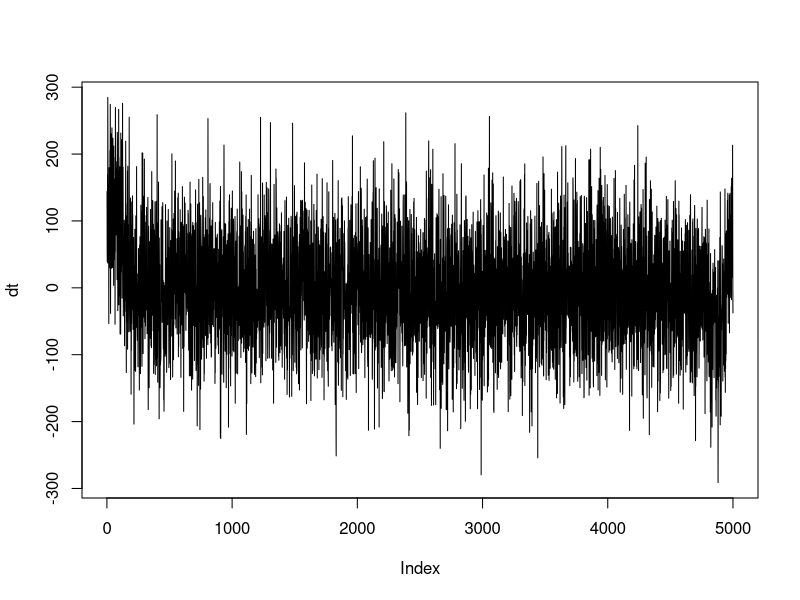
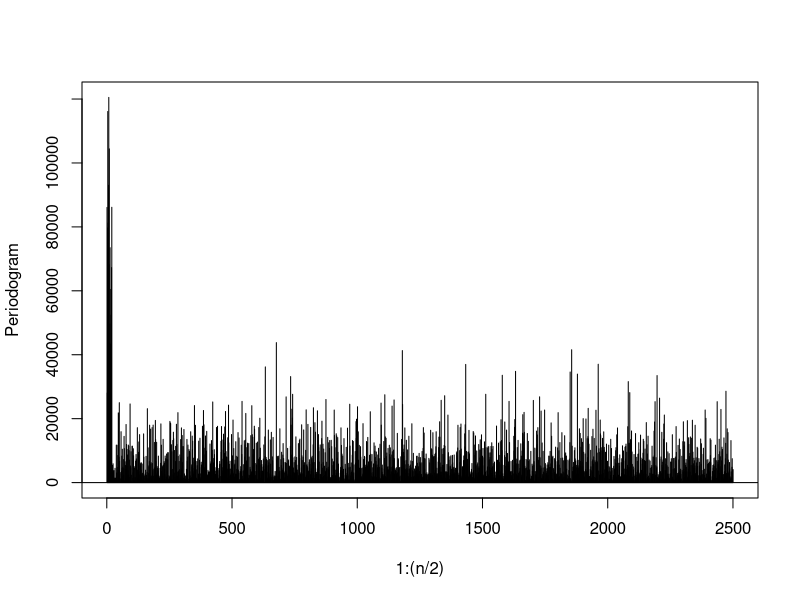
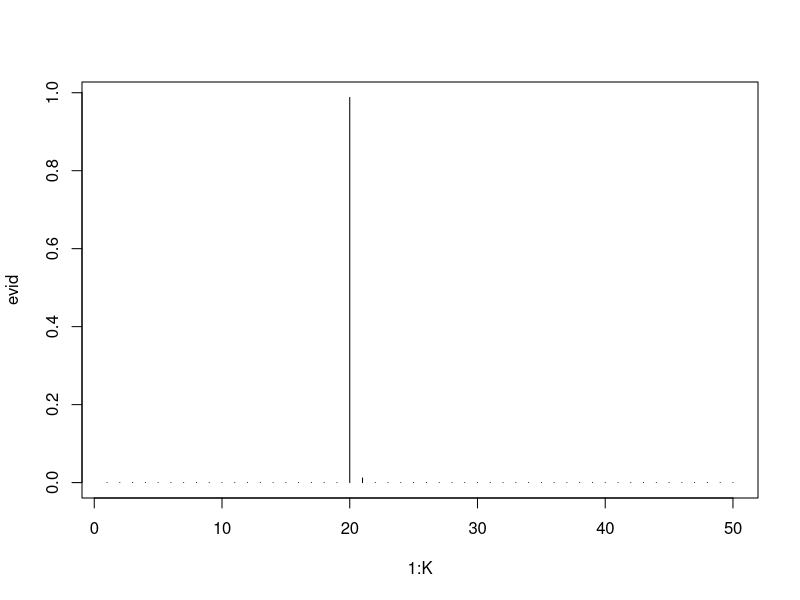
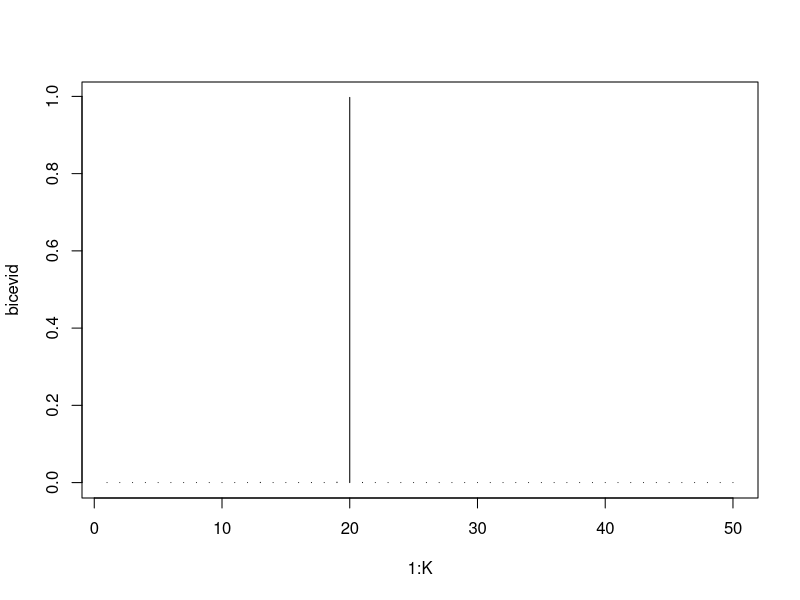
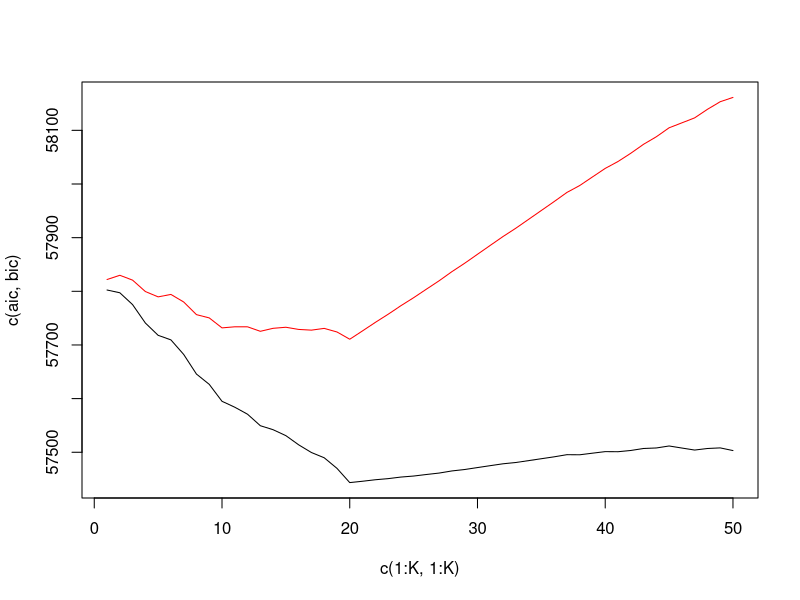
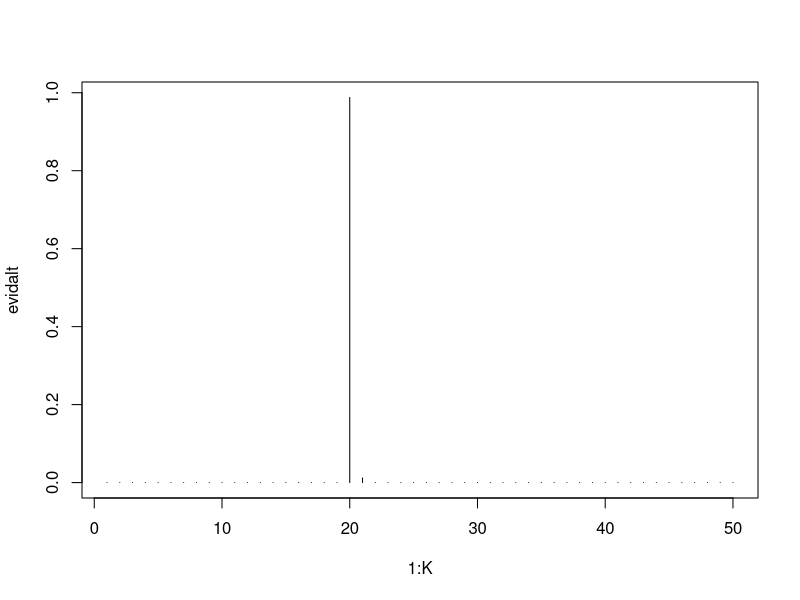
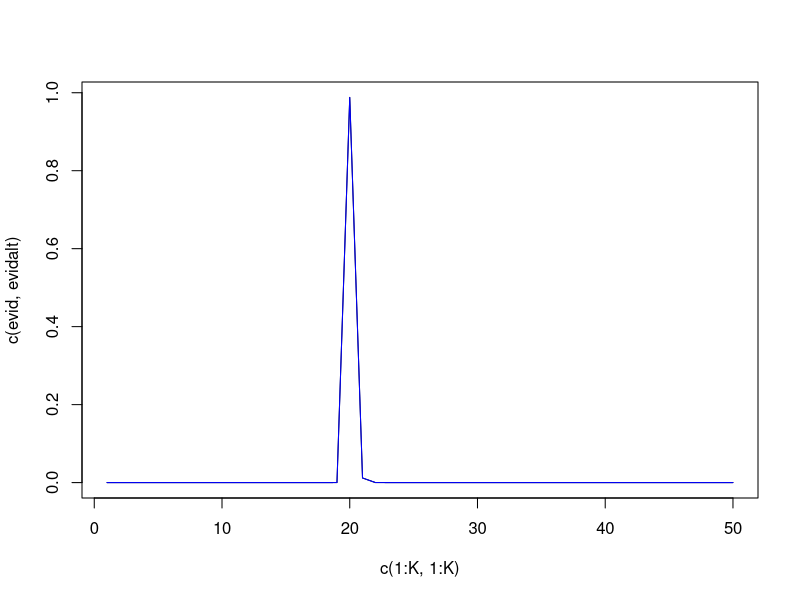
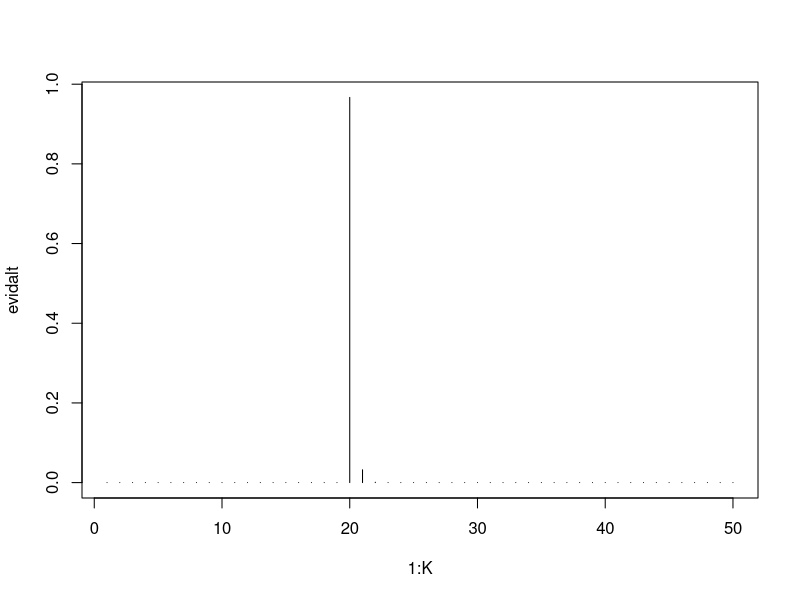

Here is the R script that generated these plots, in order:
#Simulated Data for Illustrating Model Selection
#The problem involves figuring out the right order k for fitting k sinusoids (at frequencies 1/n,...,k/n) to the observed time series
#Generating the data:
n = 5000
ktrue = 20
sigtrue = 75
betatrue = c(0, rep(5, ktrue), rep(5, ktrue))
tme = 1:n
dt = rep(-1, n)
Xtrue = matrix(1, n, 1+(2*ktrue))
for(j in 1:ktrue)
{
    Xtrue[,(2*j)] = cos(2*pi*(j/n)*tme)
    Xtrue[,((2*j)+1)] = sin(2*pi*(j/n)*tme)
}
dt = Xtrue %*% betatrue + sigtrue*rnorm(n)
plot(dt, type = "l")

#Periodogram
plot(1:(n/2), abs(fft(dt)[2:((n/2)+1)])^2/n, type = "h", ylab = "Periodogram")
abline(h = 0)
#Note that the periodogram ordinates for the initial frequencies are quite high. 

#Let us calculate the Evidences for each model (for k = 1,...,50) using the formula from the class
#The prior here is Unif(-C, C) for each of the parameters
#The key quantity is C and the answer crucially depends on C
K = 50
C = 25  #play around with various values of C and convince yourself that the answers change quite a bit depending on the specific value of C
logevid = rep(-1, K)
Xin = matrix(1, n, 1)
for(kin in 1:K)
{
    Xin = cbind(Xin, cos(2*pi*(kin/n)*tme), sin(2*pi*(kin/n)*tme))
    mod = lm(dt ~ -1 + Xin)
    p = ncol(Xin)
    log.value = ((p - n)/2)*(log(sum(mod$residuals^2))) - (0.5*(determinant(t(Xin) %*% Xin, logarithm = T)$modulus)) + ((p/2)*(log(pi))) + lgamma((n-p)/2)
    log.value = log.value - p*(log(2*C))
    logevid[kin] = log.value
}
logevid = logevid - max(logevid)
evid = exp(logevid)
evid = evid/(sum(evid))
plot(1:K, evid, type = "h")
which.max(evid)
evid[which.max(evid)]

#Another way of doing model selection is via the standard criteria AIC and BIC
#BIC and AIC Calculation (using formulae given in Lecture 10)
bic = rep(-9999, K)
aic = rep(-9999, K)
biclogevid = rep(-9999, K)
Xin = matrix(1, n, 1)
for(kin in 1:K)
{
    Xin = cbind(Xin, cos(2*pi*(kin/n)*tme), sin(2*pi*(kin/n)*tme))
    mod = lm(dt ~ -1 + Xin)
    p = ncol(Xin)
    sse = sum(mod$residuals^2) #this is also known as the residual sum of squares
    bic[kin] = n + n*log(2*pi*sse/n) + p*(log(n))
    aic[kin] = n + n*log(2*pi*sse/n) + p*(2)
    biclogevid[kin] = (-0.5)*bic[kin]
}
biclogevid = biclogevid - max(biclogevid)
bicevid = exp(biclogevid)
bicevid = bicevid/(sum(bicevid))
plot(1:K, bicevid, type = "h")
which.max(bicevid)
bicevid[which.max(bicevid)]

which.min(aic)
plot(c(1:K, 1:K), c(aic, bic), type = "n")
points(1:K, aic, type = "l")
points(1:K, bic, type = "l", col = "red")
#Generally aic gives a slightly larger model compared to the bic


#We can calculate the Evidence using a slightly different formula (where some of the p's are changed to (p-1)). This formula was given in class. The result of this calculation will generally be almost the same as the previous formula. This formula depends on the prior only through the prior density at the MLE.  
K = 50
C = 25
logevidalt = rep(-1, K)
Xin = matrix(1, n, 1)
for(kin in 1:K)
{
    Xin = cbind(Xin, cos(2*pi*(kin/n)*tme), sin(2*pi*(kin/n)*tme))
    mod = lm(dt ~ -1 + Xin)
    p = ncol(Xin)
    log.value = ((p - 1 - n)/2)*(log(sum(mod$residuals^2))) - (0.5*(determinant(t(Xin) %*% Xin, logarithm = T)$modulus)) + ((p/2)*(log(pi))) + lgamma((n-p-1)/2)
    log.value = log.value - p*(log(2*C))
    logevidalt[kin] = log.value
}
logevidalt = logevidalt - max(logevidalt)
evidalt = exp(logevidalt)
evidalt = evidalt/(sum(evidalt))
plot(1:K, evidalt, type = "h")
which.max(evidalt)
evidalt[which.max(evidalt)]

plot(c(1:K, 1:K), c(evid, evidalt), type = "n")
points(1:K, evid, type = "l")
points(1:K, evidalt, type = "l", col = "blue")
cbind(evid, evidalt) #The two formulae for the Evidences give almost the same answers. 

#The most important question now is: How to choose C? 
#The alternative evidence formula depends on the prior only through the value of the prior density at the MLE. 
#Since the value of the density of Unif(-C, C) is the same as that of the density Unif(a - C, a + C) for any number a,
#we can think of the prior density of beta_j as being Unif(betahat_j - C, betahat_j + C) 
#where betahat is the least squares estimate in the model. 
#Now the rule of thumb for choosing C is as follows: 
#it should be large enough to cover the region of concentration of the likelihood. 
#It should not be too large compared to the region of concentration of the likelihood 
#(otherwise, we will be paying attention to irrelevant values of the parameters). 
#To illustrate this in the current example, consider, say, the model with k = K = 50 sinusoids that we fitted above:
summary(mod)
#The standard errors of the beta parameters in this fitted model are about 1.5. 
#This means that the likelihood will be very small beyond the range betahat + [-C, C]^p 
#when C is a small constant (such as 10) multiple of 1.5. 
#A reasonable choice of C is therefore 15. 
#One can check that for a fairly large set of values of C near 15, 
#the evidence for the true model (k = 20) remains quite high. 
K = 50
C = 15
logevidalt = rep(-1, K)
Xin = matrix(1, n, 1)
for(kin in 1:K)
{
    Xin = cbind(Xin, cos(2*pi*(kin/n)*tme), sin(2*pi*(kin/n)*tme))
    mod = lm(dt ~ -1 + Xin)
    p = ncol(Xin)
    log.value = ((p - 1 - n)/2)*(log(sum(mod$residuals^2))) - (0.5*(determinant(t(Xin) %*% Xin, logarithm = T)$modulus)) + ((p/2)*(log(pi))) + lgamma((n-p-1)/2)
    log.value = log.value - p*(log(2*C))
    logevidalt[kin] = log.value
}
logevidalt = logevidalt - max(logevidalt)
evidalt = exp(logevidalt)
evidalt = evidalt/(sum(evidalt))
plot(1:K, evidalt, type = "h")
which.max(evidalt)
evidalt[which.max(evidalt)]
#If one bumps up C to be much larger than 15, then the evidence will be high for smaller models; such choices of C are not ideal as they focus on irrelevant regions of the parameter space. On the other hand, if C is much smaller than 15, then larger models will be preferred but this is less of an issue as small C will not be used as it indicates quite an informative prior. 

#Let us now look at a real dataset:
#US Accidental Deaths:
dt = USAccDeaths
n = length(dt)
tme = 1:n
plot(tme, dt, type = "l")
#This is a monthly dataset with a seasonal pattern. To model it, we can use sinusoids with a period of d=12: cos(2*pi*(j/d)*t) and sin(2*pi*(j/d)*t) for j = 1, 2, 3 etc. Before trying this however, let us first fit sinusoids at Fourier frequencies j/n for j = 1, 2, etc. Note that here n = 72 and j = 6 corresponds to j/n = 1/d

#To figure out a suitable value of C, let us first fit one of the candidate models 
#and look at the standard errors of the coefficients:
mod = lm(dt ~ cos(2*pi*(1/n)*tme) + sin(2*pi*(1/n)*tme) + cos(2*pi*(2/n)*tme) + sin(2*pi*(2/n)*tme) + cos(2*pi*(6/n)*tme) + sin(2*pi*(6/n)*tme))
summary(mod)
#the standard errors are around 100. A reasonable value of C is thus: 
C = 600
K = 20
logevidalt = rep(-1, K)
Xin = matrix(1, n, 1)
for(kin in 1:K)
{
    Xin = cbind(Xin, cos(2*pi*(kin/n)*tme), sin(2*pi*(kin/n)*tme))
    mod = lm(dt ~ -1 + Xin)
    p = ncol(Xin)
    log.value = ((p - 1 - n)/2)*(log(sum(mod$residuals^2))) - (0.5*(determinant(t(Xin) %*% Xin, logarithm = T)$modulus)) + ((p/2)*(log(pi))) + lgamma((n-p-1)/2)
    log.value = log.value - p*(log(2*C))
    logevidalt[kin] = log.value
}
logevidalt = logevidalt - max(logevidalt)
evidalt = exp(logevidalt)
evidalt = evidalt/(sum(evidalt))
plot(1:K, evidalt, type = "h")
which.max(evidalt)
evidalt[which.max(evidalt)] #the best model is the model with k = 6.  

#BIC and AIC Calculation
bic = rep(-9999, K)
aic = rep(-9999, K)
biclogevid = rep(-9999, K)
Xin = matrix(1, n, 1)
for(kin in 1:K)
{
    Xin = cbind(Xin, cos(2*pi*(kin/n)*tme), sin(2*pi*(kin/n)*tme))
    mod = lm(dt ~ -1 + Xin)
    p = ncol(Xin)
    sse = sum(mod$residuals^2)
    bic[kin] = n + n*log(2*pi*sse/n) + p*(log(n))
    aic[kin] = n + n*log(2*pi*sse/n) + p*(2)
    biclogevid[kin] = (-0.5)*bic[kin]
}
biclogevid = biclogevid - max(biclogevid)
bicevid = exp(biclogevid)
bicevid = bicevid/(sum(bicevid))
plot(1:K, bicevid, type = "h")
which.max(bicevid)
bicevid[which.max(bicevid)]

which.min(aic)
plot(c(1:K, 1:K), c(aic, bic), type = "n")
points(1:K, aic, type = "l")
points(1:K, bic, type = "l", col = "red")

#Now instead of looking at all Fourier frequencies 1/n, 2/n,.., k/n, let us just consider models with sinusoidal components at frequencies 1/d, 2/d,.., k/d where d = 12. We shall consider up to k = 5 (note that, at k = 6, the sin function will be zero).  
K = 5
C = 1000
logevidalt = rep(-1, K)
rse = rep(-1, K) #this has the residual standard errors
betamin = rep(-1, K)
betamax = rep(-1, K)
betahatmat = matrix(-99999, K, 2+((2*K) + 1))
Xin = matrix(1, n, 1)
d = 12
for(kin in 1:K)
{
    Xin = cbind(Xin, cos(2*pi*(kin/d)*tme), sin(2*pi*(kin/d)*tme))
    mod = lm(dt ~ -1 + Xin)
    p = ncol(Xin)
    rse[kin] = sqrt((sum(mod$residuals^2))/(n-p))
    betamin[kin] = min(mod$coefficients)
    betamax[kin] = max(mod$coefficients)
    betahatmat[kin, 1:p] = mod$coefficients
    log.value = ((p - 1 - n)/2)*(log(sum(mod$residuals^2))) - (0.5*(determinant(t(Xin) %*% Xin, logarithm = T)$modulus)) + ((p/2)*(log(pi))) + lgamma((n-p-1)/2)
    log.value = log.value - p*(log(2*C))
    logevidalt[kin] = log.value
}
logevidalt = logevidalt - max(logevidalt)
evidalt = exp(logevidalt)
evidalt = evidalt/(sum(evidalt))
plot(1:K, evidalt, type = "h")
which.max(evidalt)
evidalt[which.max(evidalt)]
evidalt #depending on the value of C (try C = 500 and C = 1000), the evidence prefers model 3 or model 2.
#Let us see what BIC and AIC give us here
#BIC and AIC Calculation
K = 5
d = 12
bic = rep(-9999, K)
aic = rep(-9999, K)
biclogevid = rep(-9999, K)
Xin = matrix(1, n, 1)
for(kin in 1:K)
{
    Xin = cbind(Xin, cos(2*pi*(kin/d)*tme), sin(2*pi*(kin/d)*tme))
    mod = lm(dt ~ -1 + Xin)
    p = ncol(Xin)
    sse = sum(mod$residuals^2)
    bic[kin] = n + n*log(2*pi*sse/n) + p*(log(n))
    aic[kin] = n + n*log(2*pi*sse/n) + p*(2)
}
cbind(aic, bic)
which.min(bic)
which.min(aic)

#Another real dataset
#Linear/quadratic plus seasonal trend : Google Trends (monthly data) for the query "Amazon" (we used this dataset previously in Lecture 3)
amazon.raw = read.delim("amazontrends25Aug2022.csv")
#the useful data is between row 2 and row 225
amazon.use = amazon.raw[2:225,1]
len = length(amazon.use)
amazon = rep(0, len)
for(i in 1:len)
{
  amazon[i] = as.numeric(unlist(strsplit(as.character(amazon.use[i]), ","))[2])
}
amazon.ts = ts(amazon, start = c(2004, 1), end = c(2022, 8), frequency = 12)
plot(amazon, type = "l", ylab = "Amazon Search Popularity", xlab = "Month", main = "Google Trends Data for Amazon") #this dataset shows both trend and seasonality.

#We looked at four models for this dataset previously (see code for Lecture 3)
t = 1: length(amazon.ts)
f1 = 1
d = 12
v1 = cos(2*pi*f1*t/d)
v2 = sin(2*pi*f1*t/d)
lin.model = lm(amazon.ts ~ 1 + t + v1 + v2)
plot(c(t, t), c(amazon.ts, lin.model$fitted), type = "n", xlab = "Time (months)", ylab = "Trend Popularity", main = "Google trends for query Amazon")
points(t, amazon.ts, type = "l", xlab = "Time (months)", ylab = "Trend Popularity", main = "Google trends for query Amazon")
points(t, lin.model$fitted, type = "l", col = "red")
summary(lin.model)

t = 1: length(amazon.ts)
f1 = 1
f2 = 2
d = 12
v1 = cos(2*pi*f1*t/d)
v2 = sin(2*pi*f1*t/d)
v3 = cos(2*pi*f2*t/d)
v4 = sin(2*pi*f2*t/d)
lin.model = lm(amazon.ts ~ 1 + t + v1 + v2 + v3 + v4)
plot(c(t, t), c(amazon.ts, lin.model$fitted), type = "n", xlab = "Time (months)", ylab = "Trend Popularity", main = "Google trends for query Amazon")
points(t, amazon.ts, type = "l", xlab = "Time (months)", ylab = "Trend Popularity", main = "Google trends for query Amazon")
points(t, lin.model$fitted, type = "l", col = "red")
summary(lin.model)

#quadratic plus seasonal
t = 1: length(amazon.ts)
f1 = 1
f2 = 2
d = 12
v1 = cos(2*pi*f1*t/d)
v2 = sin(2*pi*f1*t/d)
v3 = cos(2*pi*f2*t/d)
v4 = sin(2*pi*f2*t/d)
lin.model = lm(amazon.ts ~ 1 + t + I(t^2) + v1 + v2 + v3 + v4)
plot(c(t, t), c(amazon.ts, lin.model$fitted), type = "n", xlab = "Time (months)", ylab = "Trend Popularity", main = "Google trends for query Amazon")
points(t, amazon.ts, type = "l", xlab = "Time (months)", ylab = "Trend Popularity", main = "Google trends for query Amazon")
points(t, lin.model$fitted, type = "l", col = "red")
summary(lin.model)

#quadratic plus seasonal
t = 1: length(amazon.ts)
f1 = 1
f2 = 2
f3 = 3
d = 12
v1 = cos(2*pi*f1*t/d)
v2 = sin(2*pi*f1*t/d)
v3 = cos(2*pi*f2*t/d)
v4 = sin(2*pi*f2*t/d)
v5 = cos(2*pi*f3*t/d)
v6 = sin(2*pi*f3*t/d)
lin.model = lm(amazon.ts ~ 1 + t + I(t^2) + v1 + v2 + v3 + v4 + v5 + v6)
plot(c(t, t), c(amazon.ts, lin.model$fitted), type = "n", xlab = "Time (months)", ylab = "Trend Popularity", main = "Google trends for query Amazon")
points(t, amazon.ts, type = "l", xlab = "Time (months)", ylab = "Trend Popularity", main = "Google trends for query Amazon")
points(t, lin.model$fitted, type = "l", col = "red")
summary(lin.model)

#Model Selection among the four models: 
#Model One:
n = length(amazon)
dt = amazon
tme = 1:n
X1 = matrix(1, n, 1)
X1 = cbind(X1, tme)
f1 = 1
d = 12
X1 = cbind(X1, cos(2*pi*f1*tme/d), sin(2*pi*f1*tme/d))
#Evidence for Model One:
mod1 = lm(dt ~ -1 + X1)
summary(mod1)
C1 = 10
p = ncol(X1)
log.value = ((p - 1 - n)/2)*(log(sum(mod1$residuals^2))) - (0.5*(determinant(t(X1) %*% X1, logarithm = T)$modulus)) + ((p/2)*(log(pi))) + lgamma((n-p-1)/2)
logev1 = log.value - p*(log(2*C1))
sse1 = sum(mod1$residuals^2)
bic1 = n + n*log(2*pi*sse1/n) + p*(log(n))
aic1 = n + n*log(2*pi*sse1/n) + p*(2)

#Model Two:
f2 = 2
X2 = cbind(X1, cos(2*pi*f2*tme/d), sin(2*pi*f2*tme/d))
#Evidence for Model One:
mod2 = lm(dt ~ -1 + X2)
summary(mod2)
C2 = 10
p = ncol(X2)
log.value = ((p - 1 - n)/2)*(log(sum(mod2$residuals^2))) - (0.5*(determinant(t(X2) %*% X2, logarithm = T)$modulus)) + ((p/2)*(log(pi))) + lgamma((n-p-1)/2)
logev2 = log.value - p*(log(2*C2))
sse2 = sum(mod2$residuals^2)
bic2 = n + n*log(2*pi*sse2/n) + p*(log(n))
aic2 = n + n*log(2*pi*sse2/n) + p*(2)


#Model Three: quadratic trend plus two seasonal terms:
X3 = cbind(X2, tme^2)
#Evidence for Model One:
mod3 = lm(dt ~ -1 + X3)
summary(mod3)
C3 = 10
p = ncol(X3)
log.value = ((p - 1 - n)/2)*(log(sum(mod3$residuals^2))) - (0.5*(determinant(t(X3) %*% X3, logarithm = T)$modulus)) + ((p/2)*(log(pi))) + lgamma((n-p-1)/2)
logev3 = log.value - p*(log(2*C3))
sse3 = sum(mod3$residuals^2)
bic3 = n + n*log(2*pi*sse3/n) + p*(log(n))
aic3 = n + n*log(2*pi*sse3/n) + p*(2)


#Model Four: quadratic trend plus four seasonal terms:
f3 = 3
X4 = cbind(X3, cos(2*pi*f3*tme/d), sin(2*pi*f3*tme/d))
mod4 = lm(dt ~ -1 + X4)
summary(mod4)
C4 = 10
p = ncol(X4)
log.value = ((p - 1 - n)/2)*(log(sum(mod4$residuals^2))) - (0.5*(determinant(t(X4) %*% X4, logarithm = T)$modulus)) + ((p/2)*(log(pi))) + lgamma((n-p-1)/2)
logev4 = log.value - p*(log(2*C4))
sse4 = sum(mod4$residuals^2)
bic4 = n + n*log(2*pi*sse4/n) + p*(log(n))
aic4 = n + n*log(2*pi*sse4/n) + p*(2)

logevec = c(logev1, logev2, logev3, logev4)
logevec = logevec - max(logevec)
evec = exp(logevec)
evec = evec/(sum(evec))
evec

c(sse1, sse2, sse3, sse4)
c(bic1, bic2, bic3, bic4)
c(aic1, aic2, aic3, aic4)



